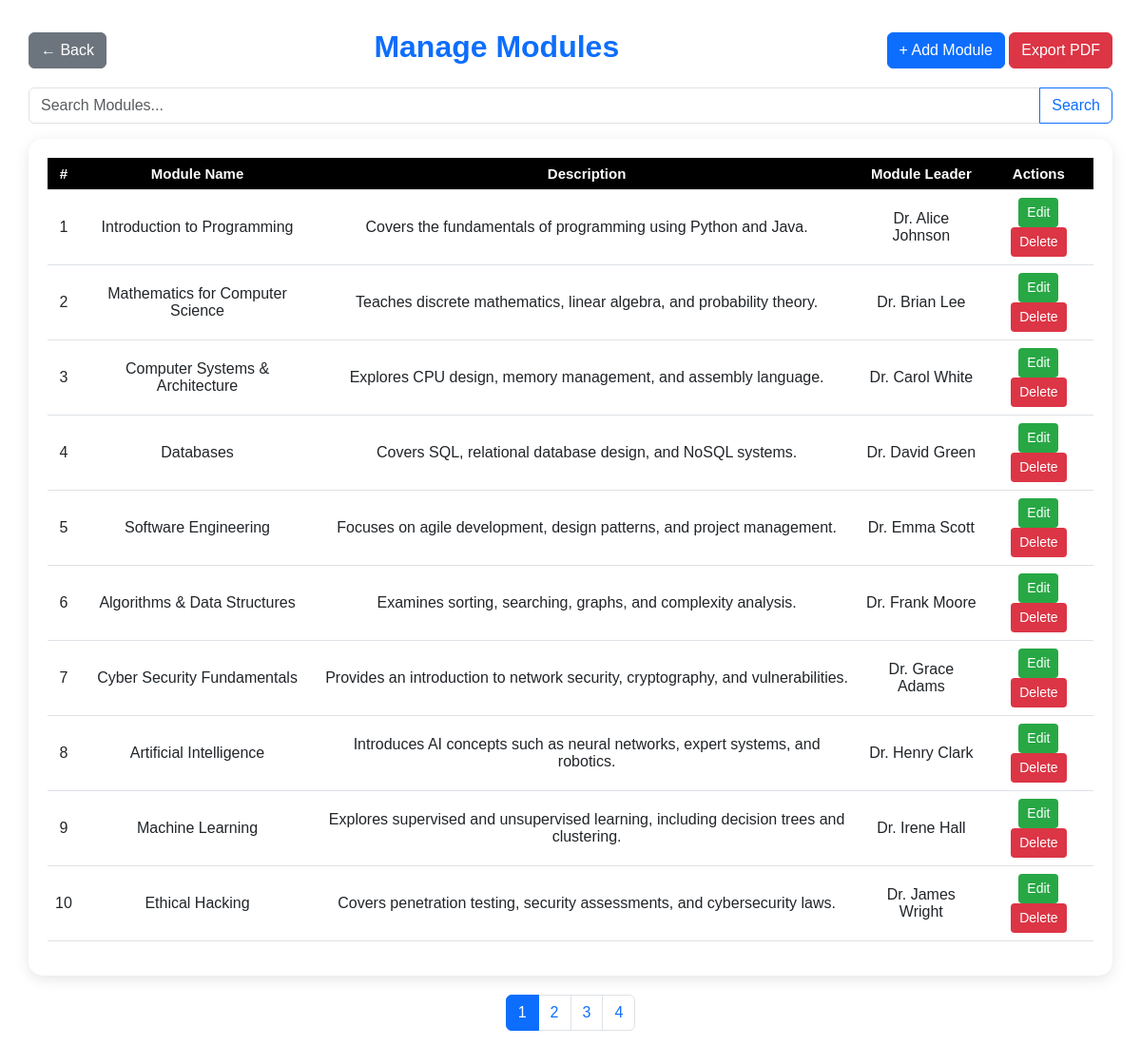
Page /manage_modules.php (signed in) on the committed database.
### tables this page shows
CREATE TABLE `modules` (
  `ModuleID` int(11) NOT NULL,
  `ModuleName` text NOT NULL,
  `ModuleLeaderID` int(11) DEFAULT NULL,
  `Description` text DEFAULT NULL,
  `Image` text DEFAULT NULL,
  `ModuleLeader` varchar(255) NOT NULL
);

CREATE TABLE `staff` (
  `StaffID` int(11) NOT NULL,
  `Name` text NOT NULL,
  `Username` varchar(100) NOT NULL,
  `Password` varchar(255) NOT NULL,
  `ResetToken` varchar(255) DEFAULT NULL,
  `TokenExpiry` datetime DEFAULT NULL,
  `JobTitle` varchar(100) DEFAULT NULL,
  `Department` varchar(100) DEFAULT NULL,
  `ProfilePhoto` varchar(255) DEFAULT NULL,
  `Bio` text DEFAULT NULL,
  `PhoneNumber` varchar(20) DEFAULT NULL,
  `OfficeLocation` varchar(100) DEFAULT NULL
);

### manage_modules.php (the view, shortened to what this page needs)
<?php
include('connect.php');
$limit = 10;
$page = isset($_GET['page']) && is_numeric($_GET['page']) ? (int)$_GET['page'] : 1;
$offset = ($page - 1) * $limit;
$search = $_GET['search'] ?? '';
$filter_sql = "";
$total_query = "SELECT COUNT(*) AS total FROM modules m LEFT JOIN staff s ON m.ModuleLeaderID = s.StaffID $filter_sql";
$total_result = mysqli_query($conn, $total_query);
$total_modules = mysqli_fetch_assoc($total_result)['total'];
$total_pages = ceil($total_modules / $limit);
$query = "
    SELECT m.ModuleID, m.ModuleName, m.Description, m.ModuleLeaderID, s.Name AS ModuleLeader
    FROM modules m
    LEFT JOIN staff s ON m.ModuleLeaderID = s.StaffID
    $filter_sql
    ORDER BY m.ModuleID ASC
    LIMIT $limit OFFSET $offset
";
$result = mysqli_query($conn, $query);
?>
<link href="https://cdn.jsdelivr.net/npm/bootstrap@5.3.0/dist/css/bootstrap.min.css" rel="stylesheet">
<div class="container-custom">
  <div class="d-flex justify-content-between align-items-center mb-3">
    <a href="admin_dashboard.php" class="btn btn-secondary">← Back</a>
    <h2 class="text-primary fw-bold"><i class="bi bi-journal-bookmark-fill"></i> Manage Modules</h2>
    <div>
      <button class="btn btn-primary" data-bs-toggle="modal" data-bs-target="#addModuleModal">+ Add Module</button>
      <a href="?export=pdf" class="btn btn-danger">Export PDF</a>
    </div>
  </div>
  <form method="GET" class="input-group mb-3">
    <input type="text" name="search" class="form-control" placeholder="Search Modules..." value="<?= htmlspecialchars($_GET['search'] ?? '') ?>">
    <button class="btn btn-outline-primary">Search</button>
  </form>
  <div class="table-container">
    <table class="table table-hover align-middle text-center">
      <thead>
        <tr>
          <th>#</th>
          <th>Module Name</th>
          <th>Description</th>
          <th>Module Leader</th>
          <th>Actions</th>
        </tr>
      </thead>
      <tbody>
        <?php $sn = $offset + 1; while ($row = mysqli_fetch_assoc($result)) : ?>
          <tr>
            <td><?= $sn++ ?></td>
            <td><?= htmlspecialchars($row['ModuleName']) ?></td>
            <td><?= htmlspecialchars($row['Description']) ?></td>
            <td><?= $row['ModuleLeader'] ? htmlspecialchars($row['ModuleLeader']) : '<span class="text-danger">Not Assigned</span>' ?></td>
            <td>
              <a href="edit_module.php?id=<?= $row['ModuleID'] ?>" class="btn btn-sm btn-edit">Edit</a>
              <a href="delete_module.php?id=<?= $row['ModuleID'] ?>" class="btn btn-sm btn-delete" onclick="return confirm('Are you sure you want to delete this module?')">Delete</a>
            </td>
          </tr>
        <?php endwhile; ?>
      </tbody>
    </table>
  </div>
  <nav>
    <ul class="pagination">
      <?php for ($i = 1; $i <= $total_pages; $i++): ?>
        <li class="page-item <?= $i == $page ? 'active' : '' ?>">
          <a class="page-link" href="?page=<?= $i ?><?= $search ? '&search=' . urlencode($search) : '' ?>"><?= $i ?></a>
        </li>
      <?php endfor; ?>
    </ul>
  </nav>
</div>

### manage_modules.php (style rules this page uses)
.container-custom { max-width: 95%; margin: auto; padding-top: 30px; background:white; }
.table-container { background:white; border-radius: 15px; box-shadow: 0 4px 15px rgba(0,0,0,0.1); padding: 20px; }
.table thead { background: linear-gradient(to right, #4e54c8, #8f94fb) !important; color: white; font-weight: bold; font-size: 15px; }
.table th { color:white; font-weight: 3000; background:black; }
.btn-edit { background-color: #28a745; color: white; }
.btn-delete { background-color: #dc3545; color: white; }
.pagination { justify-content: center; margin-top: 20px; }

### rows in the picture
modules: ModuleName "Introduction to Programming", Description "Covers the fundamentals of programming using Python and Java.", ModuleLeaderID.Name "Dr. Alice Johnson"
modules: ModuleName "Mathematics for Computer Science", Description "Teaches discrete mathematics, linear algebra, and probability theory.", ModuleLeaderID.Name "Dr. Brian Lee"
modules: ModuleName "Computer Systems & Architecture", Description "Explores CPU design, memory management, and assembly language.", ModuleLeaderID.Name "Dr. Carol White"
modules: ModuleName "Databases", Description "Covers SQL, relational database design, and NoSQL systems.", ModuleLeaderID.Name "Dr. David Green"
modules: ModuleName "Software Engineering", Description "Focuses on agile development, design patterns, and project management.", ModuleLeaderID.Name "Dr. Emma Scott"
modules: ModuleName "Algorithms & Data Structures", Description "Examines sorting, searching, graphs, and complexity analysis.", ModuleLeaderID.Name "Dr. Frank Moore"
modules: ModuleName "Cyber Security Fundamentals", Description "Provides an introduction to network security, cryptography, and vulnerabilities.", ModuleLeaderID.Name "Dr. Grace Adams"
modules: ModuleName "Artificial Intelligence", Description "Introduces AI concepts such as neural networks, expert systems, and robotics.", ModuleLeaderID.Name "Dr. Henry Clark"
modules: ModuleName "Machine Learning", Description "Explores supervised and unsupervised learning, including decision trees and clustering.", ModuleLeaderID.Name "Dr. Irene Hall"
modules: ModuleName "Ethical Hacking", Description "Covers penetration testing, security assessments, and cybersecurity laws.", ModuleLeaderID.Name "Dr. James Wright"
